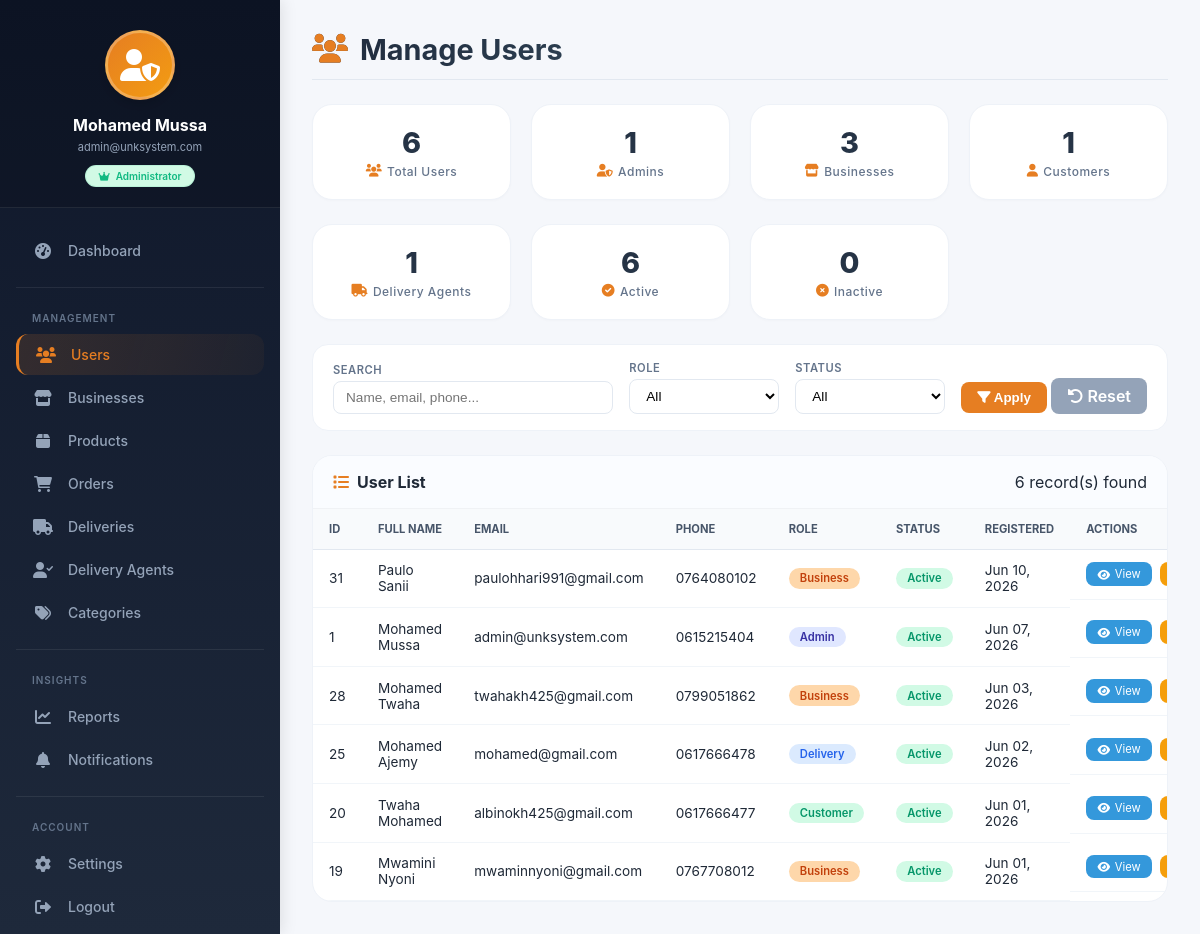
Screenshot of /admin/users/index.php (signed in) with the database file from the repository.
### tables this page shows
CREATE TABLE `users` (
  `user_id` int(11) NOT NULL AUTO_INCREMENT,
  `full_name` varchar(100) NOT NULL,
  `email` varchar(100) NOT NULL,
  `password_hash` varchar(255) NOT NULL,
  `phone` varchar(20) NOT NULL,
  `role` enum('admin','business','customer','delivery') NOT NULL,
  `status` enum('active','inactive','suspended') DEFAULT 'active',
  `last_login` datetime DEFAULT NULL,
  `created_at` timestamp NOT NULL DEFAULT current_timestamp(),
  `updated_at` timestamp NOT NULL DEFAULT current_timestamp() ON UPDATE current_timestamp(),
  PRIMARY KEY (`user_id`),
  UNIQUE KEY `uk_users_email` (`email`),
  KEY `idx_users_role` (`role`),
  KEY `idx_users_status` (`status`),
  KEY `idx_users_email` (`email`),
  KEY `idx_users_phone` (`phone`),
  KEY `idx_users_role_status` (`role`,`status`)
);

### admin/users/index.php (the view, shortened to what this page needs)
<?php
require_once '../../config/database.php';
$search = isset($_GET['search']) ? trim($_GET['search']) : '';
$sql = "SELECT user_id, full_name, email, phone, role, status, created_at FROM users WHERE 1=1";
$sql .= " ORDER BY created_at DESC";
$stmt = mysqli_prepare($conn, $sql);
mysqli_stmt_execute($stmt);
$users_result = mysqli_stmt_get_result($stmt);
$users = [];
while ($row = mysqli_fetch_assoc($users_result)) {
    $users[] = $row;
}
$total_users = count($users);
$role_counts = ['admin' => 0, 'business' => 0, 'customer' => 0, 'delivery' => 0];
$status_counts = ['active' => 0, 'inactive' => 0];
foreach ($users as $u) {
    $role_counts[$u['role']] = ($role_counts[$u['role']] ?? 0) + 1;
    $status_counts[$u['status']] = ($status_counts[$u['status']] ?? 0) + 1;
}
include '../includes/admin_sidebar.php';
?>
<!DOCTYPE html>
<html lang="en">
<head>
    <link rel="stylesheet" href="https://cdnjs.cloudflare.com/ajax/libs/font-awesome/6.0.0/css/all.min.css">
</head>
<body>
<div class="admin-content">
    <div class="page-header">
        <h1><i class="fas fa-users"></i> Manage Users</h1>
    </div>
    <div class="stats-grid">
        <div class="stat-card">
            <h3><?= $total_users ?></h3>
            <p><i class="fas fa-users"></i> Total Users</p>
        </div>
        <div class="stat-card">
            <h3><?= $role_counts['admin'] ?></h3>
            <p><i class="fas fa-user-shield"></i> Admins</p>
        </div>
        <div class="stat-card">
            <h3><?= $role_counts['business'] ?></h3>
            <p><i class="fas fa-store"></i> Businesses</p>
        </div>
        <div class="stat-card">
            <h3><?= $role_counts['customer'] ?></h3>
            <p><i class="fas fa-user"></i> Customers</p>
        </div>
    </div>
    <div class="stats-grid">
        <div class="stat-card">
            <h3><?= $role_counts['delivery'] ?></h3>
            <p><i class="fas fa-truck"></i> Delivery Agents</p>
        </div>
        <div class="stat-card">
            <h3><?= $status_counts['active'] ?></h3>
            <p><i class="fas fa-check-circle"></i> Active</p>
        </div>
        <div class="stat-card">
            <h3><?= $status_counts['inactive'] ?></h3>
            <p><i class="fas fa-times-circle"></i> Inactive</p>
        </div>
    </div>
    <div class="filters-bar">
        <form method="GET" style="display:flex; flex-wrap:wrap; gap:1rem; width:100%; align-items:flex-end;">
            <div class="filter-group" style="flex:2;">
                <label>Search</label>
                <input type="text" name="search" class="filter-input" placeholder="Name, email, phone..." value="<?= htmlspecialchars($search) ?>">
            </div>
            <div class="filter-group">
                <label>Role</label>
                <select name="role" class="filter-input">
                    <option value="">All</option>
                </select>
            </div>
            <div class="filter-group">
                <label>Status</label>
                <select name="status" class="filter-input">
                    <option value="">All</option>
                </select>
            </div>
            <div class="filter-buttons">
                <button type="submit" class="btn-filter"><i class="fas fa-filter"></i> Apply</button>
                <a href="index.php" class="btn-reset"><i class="fas fa-undo-alt"></i> Reset</a>
            </div>
        </form>
    </div>
    <div class="table-card">
        <div class="table-header">
            <h3><i class="fas fa-list"></i> User List</h3>
            <span><?= count($users) ?> record(s) found</span>
        </div>
        <div class="table-container">
            <table class="data-table">
                <thead>
                    <tr>
                        <th>ID</th><th>Full Name</th><th>Email</th><th>Phone</th>
                        <th>Role</th><th>Status</th><th>Registered</th><th>Actions</th>
                    </tr>
                </thead>
                <tbody>
                    <?php if (empty($users)): ?>
                        <tr class="empty-row"><td colspan="8">No users found</a></td>
                    <?php else: foreach ($users as $u): ?>
                        <tr onclick="location.href='view.php?id=<?= $u['user_id'] ?>'">
                            <td><?= $u['user_id'] ?></td>
                            <td><?= htmlspecialchars($u['full_name']) ?></td>
                            <td><?= htmlspecialchars($u['email']) ?></td>
                            <td><?= htmlspecialchars($u['phone']) ?></td>
                            <td><span class="role-badge role-<?= $u['role'] ?>"><?= ucfirst($u['role']) ?></span></td>
                            <td><span class="role-badge status-<?= $u['status'] ?>"><?= ucfirst($u['status']) ?></span></td>
                            <td><?= date('M d, Y', strtotime($u['created_at'])) ?></td>
                            <td class="action-btns" onclick="event.stopPropagation();">
                                <a href="view.php?id=<?= $u['user_id'] ?>" class="btn-sm btn-view"><i class="fas fa-eye"></i> View</a>
                                <a href="edit.php?id=<?= $u['user_id'] ?>" class="btn-sm btn-edit"><i class="fas fa-edit"></i> Edit</a>
                        </tr>
                    <?php endforeach; endif; ?>
                </tbody>
        </div>
    </div>
</div>
</body>
</html>

### admin/users/index.php (style rules this page uses)
* { margin: 0; padding: 0; box-sizing: border-box; }
body { font-family: 'Inter', sans-serif; background: #f5f7fb; }
.admin-content { margin-left:280px; padding:2rem; min-height:100vh; transition:all 0.3s; }
.page-header { display:flex; justify-content:space-between; align-items:center; flex-wrap:wrap; gap:1rem; margin-bottom:1.5rem; border-bottom:1px solid #e2e8f0; padding-bottom:0.75rem; }
.page-header h1 { font-size:1.8rem; font-weight:700; background:linear-gradient(135deg,#1e293b,#2c3e50); -webkit-background-clip:text; background-clip:text; color:transparent; display:flex; align-items:center; gap:0.75rem; }
.page-header h1 i { color:#e67e22; }
.stats-grid { display: grid; grid-template-columns: repeat(4, 1fr); gap: 1.25rem; margin-bottom: 1.5rem; }
.stat-card { background: white; border-radius: 1.25rem; padding: 1.25rem 1rem; text-align: center; border: 1px solid #eef2f8; transition: all 0.25s ease; box-shadow: 0 1px 3px rgba(0,0,0,0.02); position: relative; overflow: hidden; }
.stat-card::before { content: ''; position: absolute; top: 0; left: 0; right: 0; height: 3px; background: linear-gradient(90deg, #e67e22, #f39c12); transform: scaleX(0); transition: transform 0.3s; }
.stat-card h3 { font-size: 1.8rem; font-weight: 800; color: #e67e22; margin-bottom: 0.25rem; background: linear-gradient(135deg, #1e293b, #2d3e50); -webkit-background-clip: text; background-clip: text; color: transparent; }
.stat-card p { color: #64748b; font-size: 0.75rem; font-weight: 500; letter-spacing: 0.5px; display: flex; align-items: center; justify-content: center; gap: 0.3rem; }
.stat-card p i { font-size: 0.8rem; color: #e67e22; }
.filters-bar { background: white; border-radius: 1rem; padding: 1rem 1.25rem; margin-bottom: 1.5rem; display: flex; flex-wrap: wrap; gap: 1rem; align-items: flex-end; border: 1px solid #eef2f8; }
.filter-group { display: flex; flex-direction: column; gap: 0.25rem; flex: 1; min-width: 150px; }
.filter-group label { font-size: 0.7rem; font-weight: 600; text-transform: uppercase; color: #64748b; letter-spacing: 0.5px; }
.filter-input { padding: 0.5rem 0.75rem; border: 1px solid #e2e8f0; border-radius: 0.5rem; font-size: 0.85rem; background: white; }
.btn-filter, .btn-reset { padding: 0.5rem 1rem; border-radius: 0.5rem; font-weight: 600; cursor: pointer; transition: 0.2s; border: none; }
.btn-filter { background: #e67e22; color: white; }
.btn-reset { background: #94a3b8; color: white; text-decoration: none; display: inline-block; }
.table-card { background: white; border-radius: 1.25rem; border: 1px solid #eef2f8; overflow: hidden; }
.table-header { padding: 1rem 1.25rem; background: #fafcff; border-bottom: 1px solid #f0f2f5; display: flex; justify-content: space-between; align-items: center; flex-wrap: wrap; }
.table-header h3 { font-size: 1rem; font-weight: 700; display: flex; align-items: center; gap: 0.5rem; }
.table-header h3 i { color: #e67e22; }
.table-container { overflow-x: auto; }
.data-table { width: 100%; border-collapse: collapse; }
.data-table th { text-align: left; padding: 0.8rem 1rem; background: #f8fafc; font-size: 0.7rem; font-weight: 700; text-transform: uppercase; color: #475569; border-bottom: 1px solid #e2e8f0; }
.data-table td { padding: 0.8rem 1rem; border-bottom: 1px solid #f1f5f9; font-size: 0.85rem; vertical-align: middle; }
.role-badge { display: inline-block; padding: 0.2rem 0.7rem; border-radius: 2rem; font-size: 0.7rem; font-weight: 600; }
.role-admin { background: #e0e7ff; color: #3730a3; }
.role-business { background: #fed7aa; color: #c2410c; }
.role-customer { background: #d1fae5; color: #059669; }
.role-delivery { background: #dbeafe; color: #2563eb; }
.status-active { background: #d1fae5; color: #059669; }
.action-btns { display: flex; gap: 0.5rem; }
.btn-sm { padding: 0.3rem 0.7rem; border-radius: 0.5rem; text-decoration: none; font-size: 0.7rem; display: inline-flex; align-items: center; gap: 0.3rem; transition: 0.2s; }
.btn-view { background: #3498db; color: white; }
.btn-edit { background: #f59e0b; color: white; }

### rows the page displays
users: user_id "31", full_name "Paulo Sanii", email "paulohhari991@gmail.com", phone "0764080102", role "Business", status "Active", created_at "Jun 10, 2026"
users: user_id "1", full_name "Mohamed Mussa", email "admin@unksystem.com", phone "0615215404", role "Admin", status "Active", created_at "Jun 07, 2026"
users: user_id "28", full_name "Mohamed Twaha", email "twahakh425@gmail.com", phone "0799051862", role "Business", status "Active", created_at "Jun 03, 2026"
users: user_id "25", full_name "Mohamed Ajemy", email "mohamed@gmail.com", phone "0617666478", role "Delivery", status "Active", created_at "Jun 02, 2026"
users: user_id "20", full_name "Twaha Mohamed", email "albinokh425@gmail.com", phone "0617666477", role "Customer", status "Active", created_at "Jun 01, 2026"
users: user_id "19", full_name "Mwamini Nyoni", email "mwaminnyoni@gmail.com", phone "0767708012", role "Business", status "Active", created_at "Jun 01, 2026"

### other values shown
substr($admin_name, 0, 22) "Mohamed Mussa"
substr($admin_email, 0, 22) "admin@unksystem.com"
$status_text "Administrator"
count($users) "6"
